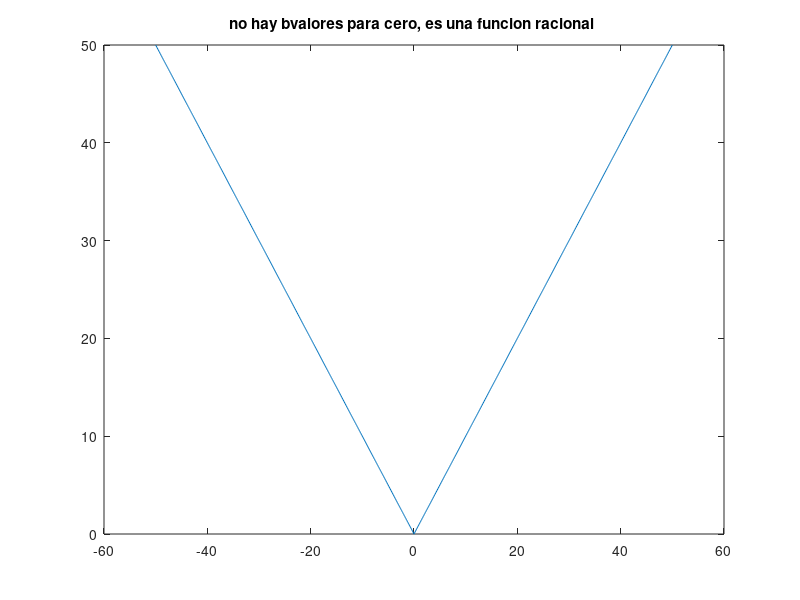

Write MATLAB code to recreate this figure.
% Octave 
% Title               : FUNCIONES ALGEBRAICAS: POLINOMIALES Y RACIONALES
% Description         :Script para solucionar desigualdades
% Authors             :Atzimba Joice Martinez Huitron
% Date                :20211119
% Usage               :Octave1

 clear
 x=-50:0.1:50
 
 %Funcion
 fx=sqrt (x.^2)
 %Plotear fincion
 plot(x,fx)
 title ("no hay bvalores para cero, es una funcion racional ")